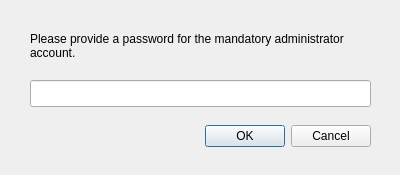
<?xml version="1.0" encoding="UTF-8"?>
<ui version="4.0">
 <class>Dialog</class>
 <widget class="QDialog" name="Dialog">
  <property name="geometry">
   <rect>
    <x>0</x>
    <y>0</y>
    <width>400</width>
    <height>175</height>
   </rect>
  </property>
  <property name="windowTitle">
   <string>Dialog</string>
  </property>
  <widget class="QDialogButtonBox" name="buttonBox">
   <property name="geometry">
    <rect>
     <x>30</x>
     <y>120</y>
     <width>341</width>
     <height>32</height>
    </rect>
   </property>
   <property name="orientation">
    <enum>Qt::Horizontal</enum>
   </property>
   <property name="standardButtons">
    <set>QDialogButtonBox::Cancel|QDialogButtonBox::Ok</set>
   </property>
  </widget>
  <widget class="QLabel" name="label">
   <property name="geometry">
    <rect>
     <x>30</x>
     <y>30</y>
     <width>341</width>
     <height>31</height>
    </rect>
   </property>
   <property name="text">
    <string>Please provide a password for the mandatory administrator account.</string>
   </property>
   <property name="wordWrap">
    <bool>true</bool>
   </property>
  </widget>
  <widget class="QLineEdit" name="lineEdit">
   <property name="geometry">
    <rect>
     <x>30</x>
     <y>80</y>
     <width>341</width>
     <height>27</height>
    </rect>
   </property>
  </widget>
 </widget>
 <resources/>
 <connections>
  <connection>
   <sender>buttonBox</sender>
   <signal>accepted()</signal>
   <receiver>Dialog</receiver>
   <slot>accept()</slot>
   <hints>
    <hint type="sourcelabel">
     <x>248</x>
     <y>254</y>
    </hint>
    <hint type="destinationlabel">
     <x>157</x>
     <y>274</y>
    </hint>
   </hints>
  </connection>
  <connection>
   <sender>buttonBox</sender>
   <signal>rejected()</signal>
   <receiver>Dialog</receiver>
   <slot>reject()</slot>
   <hints>
    <hint type="sourcelabel">
     <x>316</x>
     <y>260</y>
    </hint>
    <hint type="destinationlabel">
     <x>286</x>
     <y>274</y>
    </hint>
   </hints>
  </connection>
 </connections>
</ui>
